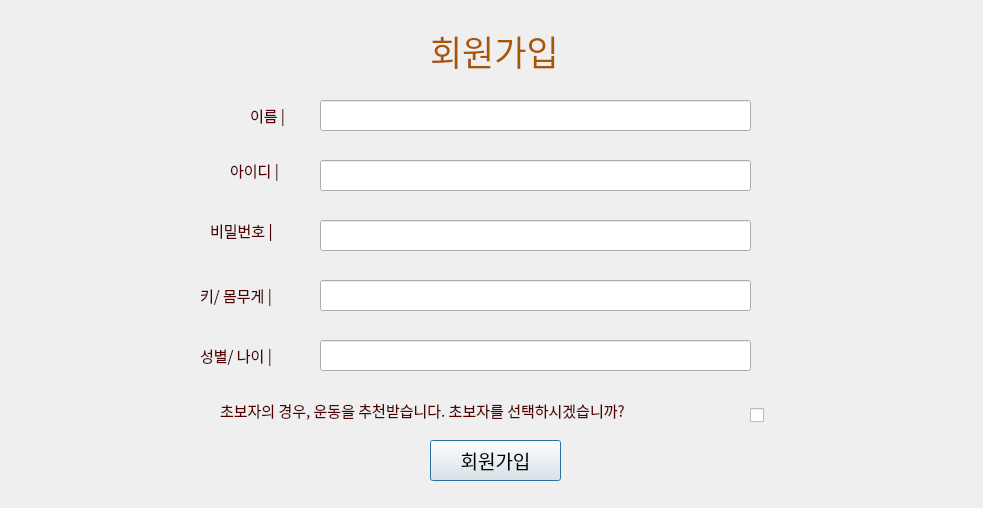
<?xml version="1.0" encoding="UTF-8"?>
<ui version="4.0">
 <class>Dialog</class>
 <widget class="QDialog" name="Dialog">
  <property name="geometry">
   <rect>
    <x>0</x>
    <y>0</y>
    <width>983</width>
    <height>508</height>
   </rect>
  </property>
  <property name="windowTitle">
   <string>Dialog</string>
  </property>
  <widget class="QLineEdit" name="lineEdit">
   <property name="geometry">
    <rect>
     <x>320</x>
     <y>100</y>
     <width>431</width>
     <height>31</height>
    </rect>
   </property>
  </widget>
  <widget class="QLineEdit" name="lineEdit_2">
   <property name="geometry">
    <rect>
     <x>320</x>
     <y>160</y>
     <width>431</width>
     <height>31</height>
    </rect>
   </property>
  </widget>
  <widget class="QLineEdit" name="lineEdit_3">
   <property name="geometry">
    <rect>
     <x>320</x>
     <y>220</y>
     <width>431</width>
     <height>31</height>
    </rect>
   </property>
  </widget>
  <widget class="QLineEdit" name="lineEdit_4">
   <property name="geometry">
    <rect>
     <x>320</x>
     <y>280</y>
     <width>431</width>
     <height>31</height>
    </rect>
   </property>
  </widget>
  <widget class="QLineEdit" name="lineEdit_5">
   <property name="geometry">
    <rect>
     <x>320</x>
     <y>340</y>
     <width>431</width>
     <height>31</height>
    </rect>
   </property>
  </widget>
  <widget class="QLabel" name="label_6">
   <property name="geometry">
    <rect>
     <x>200</x>
     <y>340</y>
     <width>141</width>
     <height>31</height>
    </rect>
   </property>
   <property name="palette">
    <palette>
     <active>
      <colorrole role="WindowText">
       <brush brushstyle="SolidPattern">
        <color alpha="255">
         <red>85</red>
         <green>0</green>
         <blue>0</blue>
        </color>
       </brush>
      </colorrole>
     </active>
     <inactive>
      <colorrole role="WindowText">
       <brush brushstyle="SolidPattern">
        <color alpha="255">
         <red>85</red>
         <green>0</green>
         <blue>0</blue>
        </color>
       </brush>
      </colorrole>
     </inactive>
     <disabled>
      <colorrole role="WindowText">
       <brush brushstyle="SolidPattern">
        <color alpha="255">
         <red>120</red>
         <green>120</green>
         <blue>120</blue>
        </color>
       </brush>
      </colorrole>
     </disabled>
    </palette>
   </property>
   <property name="font">
    <font>
     <family>DX솔로감성</family>
     <pointsize>11</pointsize>
    </font>
   </property>
   <property name="text">
    <string>성별/ 나이 |</string>
   </property>
  </widget>
  <widget class="QCheckBox" name="checkBox">
   <property name="geometry">
    <rect>
     <x>750</x>
     <y>400</y>
     <width>51</width>
     <height>31</height>
    </rect>
   </property>
   <property name="text">
    <string/>
   </property>
   <property name="autoRepeatDelay">
    <number>305</number>
   </property>
  </widget>
  <widget class="QLabel" name="label_8">
   <property name="geometry">
    <rect>
     <x>200</x>
     <y>270</y>
     <width>141</width>
     <height>51</height>
    </rect>
   </property>
   <property name="palette">
    <palette>
     <active>
      <colorrole role="WindowText">
       <brush brushstyle="SolidPattern">
        <color alpha="255">
         <red>85</red>
         <green>0</green>
         <blue>0</blue>
        </color>
       </brush>
      </colorrole>
     </active>
     <inactive>
      <colorrole role="WindowText">
       <brush brushstyle="SolidPattern">
        <color alpha="255">
         <red>85</red>
         <green>0</green>
         <blue>0</blue>
        </color>
       </brush>
      </colorrole>
     </inactive>
     <disabled>
      <colorrole role="WindowText">
       <brush brushstyle="SolidPattern">
        <color alpha="255">
         <red>120</red>
         <green>120</green>
         <blue>120</blue>
        </color>
       </brush>
      </colorrole>
     </disabled>
    </palette>
   </property>
   <property name="font">
    <font>
     <family>DX솔로감성</family>
     <pointsize>11</pointsize>
    </font>
   </property>
   <property name="text">
    <string>키/ 몸무게 |</string>
   </property>
  </widget>
  <widget class="QLabel" name="label_9">
   <property name="geometry">
    <rect>
     <x>210</x>
     <y>210</y>
     <width>141</width>
     <height>41</height>
    </rect>
   </property>
   <property name="palette">
    <palette>
     <active>
      <colorrole role="WindowText">
       <brush brushstyle="SolidPattern">
        <color alpha="255">
         <red>85</red>
         <green>0</green>
         <blue>0</blue>
        </color>
       </brush>
      </colorrole>
     </active>
     <inactive>
      <colorrole role="WindowText">
       <brush brushstyle="SolidPattern">
        <color alpha="255">
         <red>85</red>
         <green>0</green>
         <blue>0</blue>
        </color>
       </brush>
      </colorrole>
     </inactive>
     <disabled>
      <colorrole role="WindowText">
       <brush brushstyle="SolidPattern">
        <color alpha="255">
         <red>120</red>
         <green>120</green>
         <blue>120</blue>
        </color>
       </brush>
      </colorrole>
     </disabled>
    </palette>
   </property>
   <property name="font">
    <font>
     <family>DX솔로감성</family>
     <pointsize>11</pointsize>
    </font>
   </property>
   <property name="text">
    <string>비밀번호 |</string>
   </property>
  </widget>
  <widget class="QLabel" name="label_10">
   <property name="geometry">
    <rect>
     <x>220</x>
     <y>390</y>
     <width>531</width>
     <height>41</height>
    </rect>
   </property>
   <property name="palette">
    <palette>
     <active>
      <colorrole role="WindowText">
       <brush brushstyle="SolidPattern">
        <color alpha="255">
         <red>85</red>
         <green>0</green>
         <blue>0</blue>
        </color>
       </brush>
      </colorrole>
     </active>
     <inactive>
      <colorrole role="WindowText">
       <brush brushstyle="SolidPattern">
        <color alpha="255">
         <red>85</red>
         <green>0</green>
         <blue>0</blue>
        </color>
       </brush>
      </colorrole>
     </inactive>
     <disabled>
      <colorrole role="WindowText">
       <brush brushstyle="SolidPattern">
        <color alpha="255">
         <red>120</red>
         <green>120</green>
         <blue>120</blue>
        </color>
       </brush>
      </colorrole>
     </disabled>
    </palette>
   </property>
   <property name="font">
    <font>
     <family>DX솔로감성</family>
     <pointsize>11</pointsize>
    </font>
   </property>
   <property name="text">
    <string>초보자의 경우, 운동을 추천받습니다. 초보자를 선택하시겠습니까?</string>
   </property>
  </widget>
  <widget class="QLabel" name="label_7">
   <property name="geometry">
    <rect>
     <x>230</x>
     <y>150</y>
     <width>141</width>
     <height>41</height>
    </rect>
   </property>
   <property name="palette">
    <palette>
     <active>
      <colorrole role="WindowText">
       <brush brushstyle="SolidPattern">
        <color alpha="255">
         <red>85</red>
         <green>0</green>
         <blue>0</blue>
        </color>
       </brush>
      </colorrole>
     </active>
     <inactive>
      <colorrole role="WindowText">
       <brush brushstyle="SolidPattern">
        <color alpha="255">
         <red>85</red>
         <green>0</green>
         <blue>0</blue>
        </color>
       </brush>
      </colorrole>
     </inactive>
     <disabled>
      <colorrole role="WindowText">
       <brush brushstyle="SolidPattern">
        <color alpha="255">
         <red>120</red>
         <green>120</green>
         <blue>120</blue>
        </color>
       </brush>
      </colorrole>
     </disabled>
    </palette>
   </property>
   <property name="font">
    <font>
     <family>DX솔로감성</family>
     <pointsize>11</pointsize>
    </font>
   </property>
   <property name="text">
    <string>아이디 |</string>
   </property>
  </widget>
  <widget class="QLabel" name="label_11">
   <property name="geometry">
    <rect>
     <x>250</x>
     <y>100</y>
     <width>71</width>
     <height>31</height>
    </rect>
   </property>
   <property name="palette">
    <palette>
     <active>
      <colorrole role="WindowText">
       <brush brushstyle="SolidPattern">
        <color alpha="255">
         <red>85</red>
         <green>0</green>
         <blue>0</blue>
        </color>
       </brush>
      </colorrole>
     </active>
     <inactive>
      <colorrole role="WindowText">
       <brush brushstyle="SolidPattern">
        <color alpha="255">
         <red>85</red>
         <green>0</green>
         <blue>0</blue>
        </color>
       </brush>
      </colorrole>
     </inactive>
     <disabled>
      <colorrole role="WindowText">
       <brush brushstyle="SolidPattern">
        <color alpha="255">
         <red>120</red>
         <green>120</green>
         <blue>120</blue>
        </color>
       </brush>
      </colorrole>
     </disabled>
    </palette>
   </property>
   <property name="font">
    <font>
     <family>DX솔로감성</family>
     <pointsize>11</pointsize>
    </font>
   </property>
   <property name="text">
    <string>이름 |</string>
   </property>
  </widget>
  <widget class="QLabel" name="label_12">
   <property name="geometry">
    <rect>
     <x>430</x>
     <y>20</y>
     <width>181</width>
     <height>61</height>
    </rect>
   </property>
   <property name="palette">
    <palette>
     <active>
      <colorrole role="WindowText">
       <brush brushstyle="SolidPattern">
        <color alpha="255">
         <red>170</red>
         <green>85</green>
         <blue>0</blue>
        </color>
       </brush>
      </colorrole>
     </active>
     <inactive>
      <colorrole role="WindowText">
       <brush brushstyle="SolidPattern">
        <color alpha="255">
         <red>170</red>
         <green>85</green>
         <blue>0</blue>
        </color>
       </brush>
      </colorrole>
     </inactive>
     <disabled>
      <colorrole role="WindowText">
       <brush brushstyle="SolidPattern">
        <color alpha="255">
         <red>120</red>
         <green>120</green>
         <blue>120</blue>
        </color>
       </brush>
      </colorrole>
     </disabled>
    </palette>
   </property>
   <property name="font">
    <font>
     <family>DX솔로감성</family>
     <pointsize>26</pointsize>
    </font>
   </property>
   <property name="text">
    <string>회원가입</string>
   </property>
  </widget>
  <widget class="QPushButton" name="pushButton">
   <property name="geometry">
    <rect>
     <x>430</x>
     <y>440</y>
     <width>131</width>
     <height>41</height>
    </rect>
   </property>
   <property name="font">
    <font>
     <family>서울남산 장체B</family>
     <pointsize>14</pointsize>
    </font>
   </property>
   <property name="acceptDrops">
    <bool>false</bool>
   </property>
   <property name="text">
    <string>회원가입</string>
   </property>
  </widget>
 </widget>
 <resources/>
 <connections/>
</ui>
